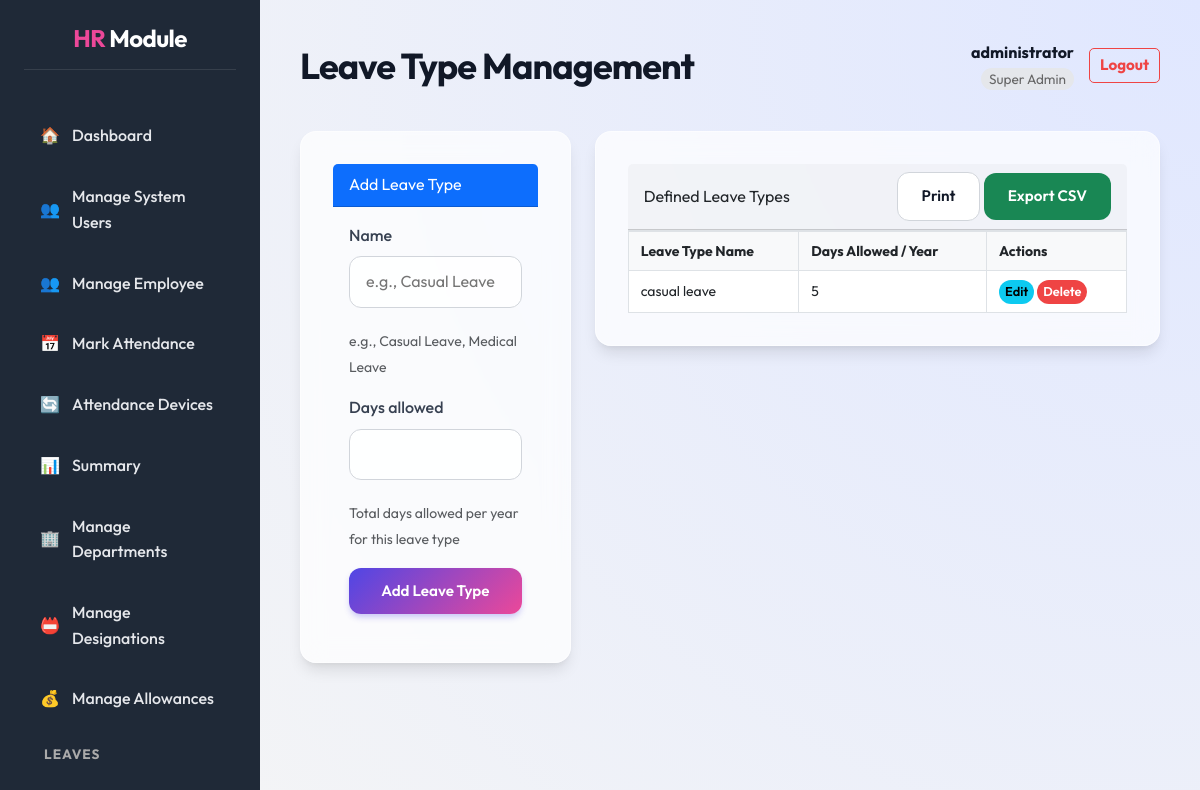
The app's page /leaves/list/ (signed in), older data.
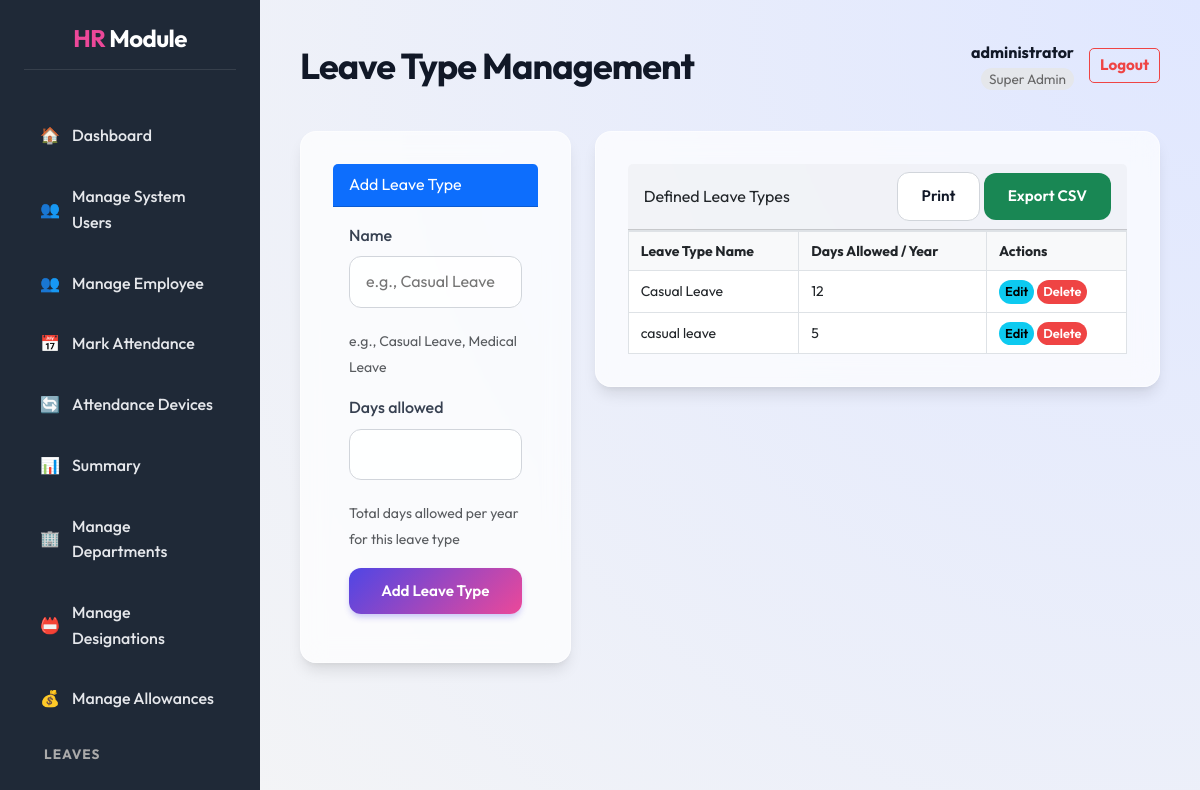
The same page, newer data.
### core/models.py (models this page shows, shortened)
class LeaveType(models.Model):
    name = models.CharField(max_length=100, unique=True, help_text="e.g., Casual Leave, Medical Leave")
    days_allowed = models.PositiveIntegerField(help_text="Total days allowed per year for this leave type")

### core/views.py (the view)
# urls.py: path('leaves/list/', views.leave_list, name='leave_list'),
@hr_required
def leave_list(request):
    leave_types = LeaveType.objects.all().order_by('name')
    if request.method == 'POST':
        form = LeaveTypeForm(request.POST)
        if form.is_valid():
            form.save()
            messages.success(request, "Leave Type added successfully")
            return redirect('leave_list')
    else:
        form = LeaveTypeForm()
    context = {
        'leave_types': leave_types,
        'form': form,
    }
    return render(request, 'core/leave_list.html', context)

### core/forms.py
class LeaveTypeForm(forms.ModelForm):
    class Meta:
        model = LeaveType
        fields = ['name', 'days_allowed']
        widgets = {
             'name': forms.TextInput(attrs={'placeholder': 'e.g., Casual Leave'}),
             'days_allowed': forms.NumberInput(attrs={'min': 0}),
        }

### core/templates/core/leave_list.html (shortened to what this page needs)
{% extends 'core/dashboard_base.html' %}
{% block page_title %}Leave Type Management{% endblock %}
{% block dashboard_content %}
<div class="row">
    <div class="col-md-4">
        <div class="card">
            <div class="card-header bg-primary text-white">Add Leave Type</div>
            <div class="card-body">
                <form method="post">
                    {% for field in form %}
                    <div class="form-group mb-3">
                        <label>{{ field.label }}</label>
                        {{ field }}
                        {% if field.help_text %}
                        <small class="form-text text-muted">{{ field.help_text }}</small>
                        {% endif %}
                    </div>
                    {% endfor %}
                    <button type="submit" class="btn btn-primary btn-block w-100">Add Leave Type</button>
                </form>
            </div>
        </div>
    </div>
    <div class="col-md-8">
        <div class="card">
            <div class="card-header d-flex justify-content-between align-items-center">
                <span>Defined Leave Types</span>
                <div>
                    <button type="button" class="btn btn-secondary btn-sm mr-2" onclick="window.print()">Print</button>
                    <a href="{% url 'export_leaves_csv' %}" class="btn btn-success btn-sm">Export CSV</a>
                </div>
            </div>
            <div class="card-body p-0">
                <div class="spreadsheet-container">
                    <table class="table table-bordered table-hover spreadsheet-table">
                        <thead>
                            <tr>
                                <th>Leave Type Name</th>
                                <th>Days Allowed / Year</th>
                                <th>Actions</th>
                            </tr>
                        </thead>
                        <tbody>
                            {% for type in leave_types %}
                            <tr>
                                <td>{{ type.name }}</td>
                                <td>{{ type.days_allowed }}</td>
                                <td>
                                    <a href="{% url 'leave_type_edit' type.id %}" class="btn btn-sm btn-info"
                                        style="padding: 2px 6px; font-size: 0.8rem;">Edit</a>
                                    <a href="{% url 'leave_type_delete' type.id %}" class="btn btn-sm btn-danger"
                                        style="padding: 2px 6px; font-size: 0.8rem;">Delete</a>
                                </td>
                            </tr>
                            {% empty %}
                            <tr>
                                <td colspan="2" class="text-center p-3">No leave types defined. Add one using the form.
                                </td>
                            </tr>
                            {% endfor %}
                        </tbody>
                    </table>
                </div>
            </div>
        </div>
    </div>
</div>
{% endblock %}

Row changes from the older to the newer data that the page shows:
added LeaveType: name "Casual Leave", days_allowed "12"
